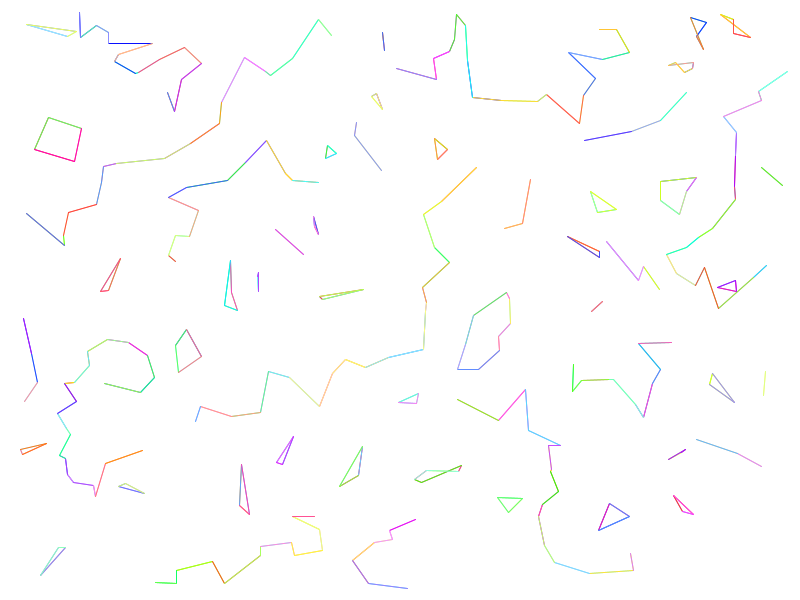
Frame 1 (no input)
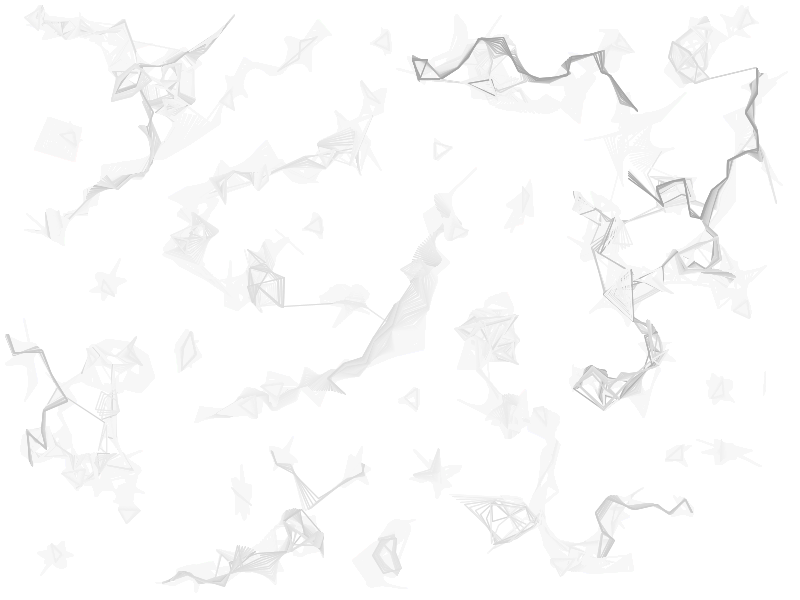
Frame 60 (the mouse pressed at the canvas centre just before this capture)
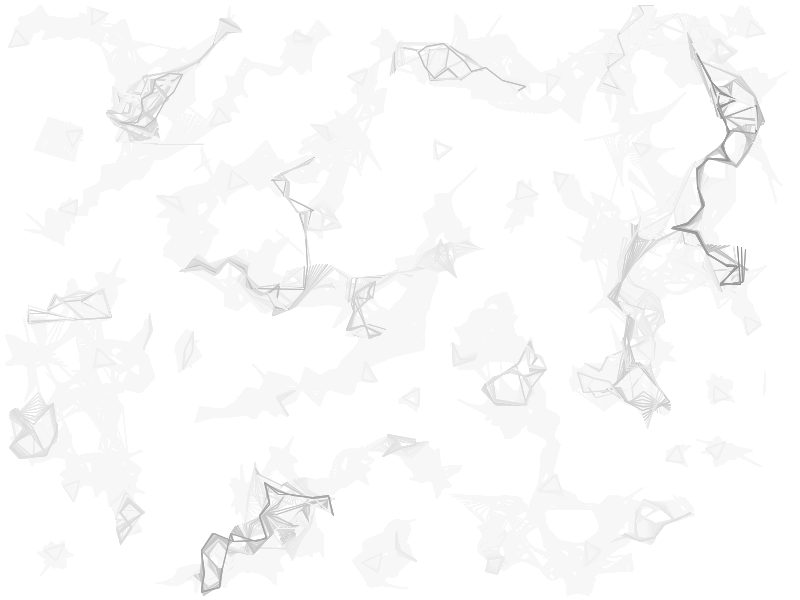
Frame 120 (the mouse held since frame 60 and released just before this capture)

The Processing sketch that drew these frames (run headless with seeded random() and noise(); from frame 60 on, the mouse is pressed at the canvas centre):

// Processing sketch: processing_33258
// ── processing_33258.pde

/* OpenProcessing Tweak of *@*http://www.openprocessing.org/sketch/33258*@* */
/* !do not delete the line above, required for linking your tweak if you upload again */
/* 
This sketch demonstrates the behavior of nodes which are linked 
to each other by spring-like connections exectuing a force proportional like
   F = -k.x  (x elongation out of optimum distance)
Each node can keep a limited number of links defined by a min and a max limit.
Optionally, the links "break and reconnect" to closest nodes.

Links are stored as separate objects in a global list, so that link-specific operations (like drawing) can be quickly performed.
Networks now recognize subnetworks. 

2011 (c) Bernhard Schaffer
*/

long    UniqueID=0;        // global counter. Ensures each ID is only used once. Used for nodes and links
ArrayList Network;        // List of all nodes
ArrayList LinkList;       // List of all links between nodes

// default start parameters
int startNodes = 500;
int minCon     = 2;
int maxCon     = 2;

boolean drawNetworkLinks = false;    // draw Link-Objects
boolean drawNetworkNodes = true;     // draw Nodes-Objects (further specification via object-variable)
boolean drawNodesDefault = false;          
boolean drawLinksDefault = true;
int NetworkColorMode=0;

boolean globalBoundary=true;
boolean reLink = true;
boolean reLinkOnStandstill = false;
boolean Gravity=false;
boolean pause=false;
int fadeMode=1;
float defaultDragMod = 0.9;
float mouseDragMod=defaultDragMod;
float defaultFstrength =0.02;//0.8;//.001;
float defaultFriction = 0.98;// 0.5;//0.98;
float defaultRange=18;

// variables
Node N;
Link L;
Node SelNode;

void setup()
{
  size(800,600);
  colorMode(HSB,255,255,255,255);
  Init(10,500);
}
void Init(int minCount, int maxCount)
{
  SelNode = new Node(0,0);
  startNodes = round(random(minCount,maxCount));
  Network = new ArrayList();
  LinkList = new ArrayList();
  for (int i=0;i<startNodes;i++)
    {
      N = new Node(random(10,width-10),random(10,height-10));
      N.maxLinks=maxCon;
  
      N.col=color(random(0,255),random(100,255),255);
      N.NodeLinkColor = N.col;
      Network.add(N);
    }
  for (int i=0;i<startNodes;i++)
    {
      N = (Node) Network.get(i);
      N.LinkNearestN(minCon);
    }
   if (fadeMode==1) background(255);
   else if (fadeMode==2) background(0);
}

void draw()
{
  if (fadeMode==1)
    {
     fill(255,15);
     noStroke();
     rect(0,0,width,height);
    }
  else if (fadeMode==2)
    {
     fill(0,15);
     noStroke();
     rect(0,0,width,height);
    }   
  else background(0); 
  if (!pause)
    {
    for (int i=0;i<Network.size();i++)
    {
      N = (Node) Network.get(i);
      N.Move();
    }  
    if (reLink)
      {
      for (int i=0;i<Network.size();i++)
        {
        N = (Node) Network.get(i);
        N.RemoveAllLinks();
        }
      for (int i=0;i<Network.size();i++)
        {
        N = (Node) Network.get(i);
        N.LinkNearestN(minCon);
        }
      }
    else if (reLinkOnStandstill)
      {
      for (int i=0;i<Network.size();i++)
        {
        N = (Node) Network.get(i);
        if (N.Speed.mag()<0.01) N.RemoveAllLinks();
        }
      for (int i=0;i<Network.size();i++)
        {
        N = (Node) Network.get(i);
        if (N.Speed.mag()<0.01) N.LinkNearestN(minCon);
        }
      }
    }
  if (drawNetworkLinks) for (int i=0;i<LinkList.size();i++)
  {
    L = (Link) LinkList.get(i);
    L.DrawMe();
  }
  if (drawNetworkNodes) for (int i=0;i<Network.size();i++)
  {
    N = (Node) Network.get(i);
    N.DrawMe();
    //println("Node #"+i+": links = "+N.Links.size());
  }
  //println("links:"+LinkList.size());
  // Mouse Movements
  for (int i=0;i<Network.size();i++)
    {
      N = (Node) Network.get(i);
      if (N.isDragged) N.MoveToMouse();
    }
   NetWorkID();
}

void NetWorkID()
{
    ArrayList store,Net;
    ArrayList ListOfNets;
    store = new ArrayList();
    ListOfNets = new ArrayList();
    
    for (int i=0;i<Network.size();i++)
    {
      N = (Node) Network.get(i);
      N.inNetwork=false;
      store.add(N);
    }
    while (store.size()>0)
      {
        N = (Node) store.get(0);
        Net = new ArrayList();
        N.addToNet(Net);
        ListOfNets.add(Net);
        for (int j=0;j<Net.size();j++)
          {
            N = (Node) Net.get(j);
            store.remove(N);
          }      
      }
    // Now recolor all the nodes according to their subnet
    int NrNets = ListOfNets.size();
    for (int i=0;i<NrNets;i++)
      {
        color copyCol=255;
        Net = (ArrayList) ListOfNets.get(i);
        for (int j=0;j<Net.size();j++)
          {
            N = (Node) Net.get(j);
            if (NetworkColorMode==1)
              {
              N.col = color(20,0,255-Net.size()*5);
              N.NodeLinkColor = color(255/NrNets*i,255,255);
              }
            else if (NetworkColorMode==2)
              {
              N.col = color(255/NrNets*i,255,255);
              N.NodeLinkColor = color(20,0,255-Net.size()*5);
              }
            else if (NetworkColorMode==3)
              {
              N.col = color(255/NrNets*i,255,255);
              N.NodeLinkColor = color(255/NrNets*i,255,255);;
              }
            else if (NetworkColorMode==4)
              {
                if (j==0) copyCol=N.col;
                else N.col=copyCol;
                N.NodeLinkColor=N.col;
              // keep color random
              }
            else 
              {
              N.col = color(20,0,255-Net.size()*5);
              N.NodeLinkColor = color(20,0,255-Net.size()*5);
              }
              
          }
      }

    
}

//Mouse Interaction
void mousePressed()
  {
    PVector mousePos = new PVector(mouseX,mouseY);
    if (mouseButton == LEFT)
      {
      for (int i=0;i<Network.size();i++)
        {
        N = (Node) Network.get(i);     
        N.SetIsDragged(N.IsInside(mousePos),mousePos );
        }
      }
    else if (mouseButton == RIGHT)
      {
        pause=true;
        boolean canCreate=true;
        for (int i=0;i<Network.size();i++)
        {
        N = (Node) Network.get(i);
        if (N.IsInside(new PVector(mouseX,mouseY))) 
          {
            canCreate=false ;
            SelNode=N;
         
          }
        }
        if (canCreate)
        {
            N = new Node(mouseX,mouseY);
            N.maxLinks=maxCon;
            N.col=color(random(0,255),random(100,255),255);
            Network.add(N);
            N.LinkNearestN(minCon);
            SelNode = N;
        }
      }
  }
void mouseReleased()
  {

   for (int i=0;i<Network.size();i++)
    {
      N = (Node) Network.get(i);      
      N.SetIsDragged(false, new PVector(0,0));
      N.range = SelNode.range;
      N.maxAcceptRange=N.range*3;
    }
   SelNode.drawRange=false; 
   SelNode = new Node(0,0);
   pause=false;
  }
  
void mouseDragged()
  {
    if (mouseButton==RIGHT)
      {
        SelNode.drawRange=true;
        SelNode.range = dist(SelNode.Pos.x,SelNode.Pos.y,mouseX,mouseY);
      }
  }

  
 void keyReleased()
  {
    if (key=='n')  
        {
          drawNodesDefault=!drawNodesDefault;
          for (int i=0;i<Network.size();i++)
              {
              N = (Node) Network.get(i);
              N.drawNode = drawNodesDefault;
              }
        }
    if (key=='c')
      {
        NetworkColorMode++;
        if (NetworkColorMode>4) NetworkColorMode=0;
      }
    if (key=='l') 
        {
          drawLinksDefault=!drawLinksDefault;  
          for (int i=0;i<Network.size();i++)
              {
              N = (Node) Network.get(i);
              N.drawLinks = drawLinksDefault;
              }   
        }
    if (key=='f') 
        {
          fadeMode++;
          if (fadeMode>2) fadeMode=0;
        }
   if (key=='+')
       {
         maxCon++;
         minCon=maxCon;
          for (int i=0;i<Network.size();i++)
              {
              N = (Node) Network.get(i);
              N.maxLinks = maxCon;
              }   
          println("Connections:"+minCon+"-"+maxCon);
       }
   if (key=='r') reLink=!reLink;
   if (key=='-')
       {
         maxCon--;
         if (maxCon<0) maxCon=0;
         minCon=maxCon;
          for (int i=0;i<Network.size();i++)
              {
              N = (Node) Network.get(i);
              N.maxLinks = maxCon;
              }   
          println("Connections:"+minCon+"-"+maxCon);
       }
   if (key=='p') pause=!pause;
   if (key=='b') globalBoundary=!globalBoundary;
   if (key==' ') Init(10,500);
   if (key=='m')
     {
       N = (Node) Network.get(floor(random(0,Network.size())));
       N.Speed.x+=random(0,30)-15;
       N.Speed.y+=random(0,30)-15;
     }
   if (key=='1')
      {
       drawNetworkLinks = false;    // draw Link-Objects
       drawNetworkNodes = true;     // draw Nodes-Objects (further specification via object-variable)
       drawNodesDefault = false;       
       drawLinksDefault = true;   
       NetworkColorMode=0;
       reLink = true;
       reLinkOnStandstill = false;
       Gravity=false;
       fadeMode=1;
       minCon     = 2;
       maxCon     = 2;
       defaultRange=18;
       defaultFstrength =0.02;//0.8;//.001;
       defaultFriction = 0.98;// 0.5;//0.98;
       defaultRange=18;
       Init(50,500);
     }
   if (key=='2')
      {
       drawNetworkLinks = false;    // draw Link-Objects
       drawNetworkNodes = true;     // draw Nodes-Objects (further specification via object-variable)
       drawNodesDefault = true;       
       drawLinksDefault = true;   
       NetworkColorMode=3;
       reLink = false;
       reLinkOnStandstill = false;
       Gravity=false;
       fadeMode=2;
       minCon     = 5;
       maxCon     = 5;
       defaultFstrength =0.02;//0.8;//.001;
       defaultFriction = 0.98;// 0.5;//0.98;
       defaultRange=40;
       Init(30,40);
     }
   if (key=='3')
      {
       drawNetworkLinks = false;    // draw Link-Objects
       drawNetworkNodes = true;     // draw Nodes-Objects (further specification via object-variable)
       drawNodesDefault = false;       
       drawLinksDefault = true;   
       NetworkColorMode=3;
       reLink = true;
       reLinkOnStandstill = false;
       Gravity=false;
       fadeMode=0;
       minCon     = 2;
       maxCon     = 2;
       defaultFstrength =0.02;//0.8;//.001;
       defaultFriction = 0.98;// 0.5;//0.98;
       defaultRange=15;
       Init(1200,1800);
     }
   if (key=='4')
      {
       drawNetworkLinks = false;    // draw Link-Objects
       drawNetworkNodes = true;     // draw Nodes-Objects (further specification via object-variable)
       drawNodesDefault = true;       
       drawLinksDefault = true;   
       NetworkColorMode=3;
       reLink = true;
       reLinkOnStandstill = false;
       Gravity=false;
       fadeMode=0;
       minCon     = 2;
       maxCon     = 2;
       defaultFstrength =1;//0.8;//.001;
       defaultFriction = 0.6;// 0.5;//0.98;
       defaultRange=50;
       Init(30,50);
     }
   if (key=='5')
      {
       drawNetworkLinks = false;    // draw Link-Objects
       drawNetworkNodes = true;     // draw Nodes-Objects (further specification via object-variable)
       drawNodesDefault = false;       
       drawLinksDefault = true;   
       NetworkColorMode=4;
       reLink = false;
       reLinkOnStandstill = true;
       Gravity=false;
       fadeMode=0;
       minCon     = 1;
       maxCon     = 2;
       defaultFstrength =1;//0.8;//.001;
       defaultFriction = 0.6;// 0.5;//0.98;
       defaultRange=10;
       Init(500,1000);
     }
   if (key=='6')
      {
       drawNetworkLinks = false;    // draw Link-Objects
       drawNetworkNodes = true;     // draw Nodes-Objects (further specification via object-variable)
       drawNodesDefault = false;       
       drawLinksDefault = true;   
       NetworkColorMode=0;
       reLink = false;
       reLinkOnStandstill = true;
       Gravity=false;
       fadeMode=1;
       minCon     = 2;
       maxCon     = 2;
       defaultFstrength =1;//0.8;//.001;
       defaultFriction = 0.6;// 0.5;//0.98;
       defaultRange=10;
       Init(500,1000);
     }
  }
// Minimalistic class to wrap the use of ArrayLists. Also ensures each ID is only used once.
class IDclass
{
  long ID;
  IDclass(long IDin){ID=IDin;}
}
class Link
{
  Node N1,N2;      // N1 is always the default SOURCE of charges.
  color col;
  long ID;
  int thickness;
  
  Link(Node N1in, Node N2in)
  {
    N1=N1in;
    N2=N2in;
    ID = UniqueID;
    UniqueID++;        // global counter. Ensures each ID is only used once.
    thickness = 1;
    col = color(255,0,255,100);
    N1.AddLink(this);
    N2.AddLink(this);
  }
  float GetLength()
  {
    return PVector.sub(N1.Pos,N2.Pos).mag();
  }
  void UnLink()
    {
    N1.RemoveLink(this);
    N2.RemoveLink(this);
    }
   
   Node GetLinkedNode(Node testNode)  // returns the Neuron linked to NID via this link!
     {
        if (N1.ID==testNode.ID) return N2;
        else                    return N1;
     }
    
  void DrawMe()
  {
   strokeWeight(thickness);
   stroke(col);
   line(N1.Pos.x,N1.Pos.y,N2.Pos.x,N2.Pos.y);
  }
}

class Node
{
  PVector Pos, Speed;  // Position and Speed vector of a node
  float rad;           // radus of a node (solid, drawing)
  float range;         // rangde radius of node (ideal distance, force)
  color col;           // drawing color of node
  long  ID;            // ID number of node
  float Fstrength;     // Parameter to adjust strength of spring-links. Bigger is stronger 
  float friction;      // Paramater to adjust speed. Speed magnitued is damped by friction in each calculation. 0 = maximum friction, no movement. 1= no friction.
  boolean drawForceComponents;  // If true, forces acting on nodes are drawn (in "force color")
  boolean drawForce;            // If true, resulting total force is drawn (in "force color")
  boolean drawRange;            // If true, the range (ideal distance, force) is drawn
  boolean drawNode;             // If true, the node is drawn.
  boolean drawLinks;            // If true, the links of this node are drawn (in "NodeLinkColor"), note that links may also be drawn as globally from the links class!
  boolean dampHighSpeed=true;
  color forceColor;             // color to draw forces in. 
  color NodeLinkColor;          // color of the links of this node.
  float maxAcceptRange;         // connections outside this range are not formed (but kept)
  boolean inNetwork;
  
  ArrayList Links;    // List of links from this node
  int maxLinks ;      // maximum number of links a node may have
  boolean isDragged;  // temporary variable indicating if node is currently dragged by mouse.
  PVector Handle;     // PVector to deal with mouse-interaction during dragging. 
   
 
  Node(float px, float py)
  {
    Pos = new PVector(px,py);
    Speed = new PVector(0,0);
    ID = UniqueID;
    UniqueID++;        // global counter. Ensures each ID is only used once.
    maxLinks = 3;
    Fstrength = defaultFstrength; 
    friction = defaultFriction;
    
    rad = 5;
    range = defaultRange;
    maxAcceptRange=range*3;
    col=color(0,255,255);
    
    drawForceComponents = false; 
    drawForce = false;
    drawRange = false;
    drawNode = drawNodesDefault;
    drawLinks = drawLinksDefault;
    forceColor=col;
    NodeLinkColor=color(150,255,255,100);
    isDragged=false;
    Links = new ArrayList();
  }
  
  // funcitions for mouse-interaction
  boolean IsInside(PVector Test)    // Test whether a Test-point is within the node
    {
      PVector diff = PVector.sub(Test,Pos);
      if (diff.mag()<=rad) return true;
      else return false;
    }
  void SetIsDragged(boolean setvalue, PVector DragPoint)    // Activates/releases dragging. A handle-distance is stored
    {
     isDragged=setvalue;
     if (isDragged) Handle=PVector.sub(DragPoint,Pos);
     else           Handle=new PVector(0,0);
     }  
  void MoveToMouse() //{Pos = PVector.sub(new PVector(mouseX,mouseY),Handle);}
  {
    Speed = PVector.sub(new PVector(mouseX,mouseY),Pos);
    Speed.mult(mouseDragMod);
  }

  //functions to link other nodes, remove nodes or find linked nodes
  int CountLinks(){return Links.size();};
  void AddLink(Link LinkRef){Links.add(LinkRef);}
  void RemoveLink(Link LinkRef)
    {
        for (int k=0; k<Links.size();k++)
            {
              Link CheckLink = (Link) Links.get(k);  
              if (CheckLink==LinkRef)
                {
                  Links.remove(k);
                  k=Links.size();
                }
            }
    }
  void RemoveAllLinks()
  {
      Link L;
      while(Links.size()>0) // repeat for all links of this node
        {
          Link CheckLink = (Link) Links.get(0);  
          for (int k=0; k<LinkList.size();k++) // run through all (global)links to identify the current link
            {
              L = (Link) LinkList.get(k);
              if (L==CheckLink) // unlink the current link, remove it from the (global) link list
                  {
                    L.UnLink();
                    LinkList.remove(k);
                    k=LinkList.size();
                  }
            }
        }
  }
  boolean IsLinked(Node testNode)    // returns true if the testNode is already linked to this node
    {
      Link testLink;
      // check all links of the testNode and if the partner is this node!
      for (int k=0; k<testNode.Links.size(); k++)
        {
          testLink = (Link) testNode.Links.get(k);
          if (this==testLink.GetLinkedNode(testNode)) return true;
        }
      return false;
    }
  void LinkNearest()   // Link to closest node which has a free link available
  {
    //println("try...");
    Link L;
    Node N;
    Node minN = this;
    float d;
    float mindist=width*height; // large number to start with;

    for (int i=0;i<Network.size();i++)  // Check all nodes of the network to identify closest.
    {
      //print("#"+i+":");
      N = (Node) Network.get(i);
      d = PVector.sub(N.Pos,Pos).mag();
      boolean skip=false;

      if ((d>mindist)||(d>maxAcceptRange))
          {
            skip=true;   // act only if new object closer
            //println(" D too big"+d);
          }
      else if (N.maxLinks<=N.Links.size()) 
        {
          skip=true;  // act only if new object still accepts new links
          //println(" No new links accepted");  
        }
      else if (N==this)
        { 
          skip=true;  // Don't act an node itself!
          //println(" Node itself");  
         
        }
      else if (IsLinked(N)) 
        {
          skip=true;  // act only if Node is not already linked!
          //println(" Node already linked to this!");
        }
             
      if (!skip) // found closer node! Store node and distance
         {
         //println(" Found Node d="+d);
         mindist=d;
         minN = N;
         }
    }

    // Now the minimum distance Node which has not yet been linked and is NOT the identical copy has been found.
    if (minN!=this)
      {
        L = new Link(this,minN);
        //println("...added!");
        LinkList.add(L);
      }  
  }
  void LinkNearestN(int Nmax)
    {
      Nmax = min(Nmax,maxLinks);
      for (int i=0;i<Nmax;i++)
        {
          if (Links.size()<Nmax) LinkNearest();
        }
    }
 // Functions to move nodes
PVector GetTotalForce()
    {
      PVector F = new PVector(0,0);
       for (int k=0; k<Links.size();k++)
            {
              Link L = (Link) Links.get(k);  
              Node NO = L.GetLinkedNode(this);   // Neuron linked to this one via the link.
              PVector OForce = PVector.sub(NO.Pos,this.Pos);

              float d=OForce.mag();
              OForce.normalize();
              OForce.mult(d-range);
              OForce.mult(Fstrength);
              if (drawForceComponents)
                {
                 strokeWeight(2);
                 stroke(forceColor,150);
                 line(Pos.x,Pos.y,Pos.x+OForce.x,Pos.y+OForce.y);              
                }
               F.add(OForce);
            } 
            if (drawForce)
              {
           // F.mult( random()*(2*randommod)+(1-randommod));
                 strokeWeight(3);
                 stroke(forceColor,150);
                 line(Pos.x,Pos.y,Pos.x+F.x,Pos.y+F.y);    
              }
      if (Gravity) F.y+=0.01;
      return F;
    }
    
    
  void Move()
    {  
      PVector Force = this.GetTotalForce();
      Speed.add(Force);
      Speed.mult(friction);
      if (dampHighSpeed) while (Speed.mag()>10) Speed.mult(friction);
      Pos.add(Speed); 
      if (globalBoundary)
      {
      // Constrain movement to the area. It would be nicer to do this correctly along the movement direction. 
      // But for simplicity, only the according component is constrained. The error is small, as long speed is small.
         Pos.x=constrain(Pos.x,rad,width-rad);
         Pos.y=constrain(Pos.y,rad,height-rad);
      // check boarder. This is simply "flipping" the according speed component
           if (Pos.x<=rad)        Speed.x=abs(Speed.x);
           if (Pos.x>=width-rad)  Speed.x=abs(Speed.x)*(-1);
           if (Pos.y<=rad)        Speed.y=abs(Speed.y);
           if (Pos.y>=height-rad) Speed.y=abs(Speed.y)*(-1); 
      }
    }
  // Rekursive NetBrowsing
  
  void addToNet(ArrayList Net)
    {
      Net.add(this);
      inNetwork=true;
      for(int k=0;k<Links.size();k++)
        {
          L = (Link) Links.get(k);
          Node TestNode = L.GetLinkedNode(this);   // Neuron linked to this one via the link.
          // Check if this node is already in a Net
          if (!TestNode.inNetwork) TestNode.addToNet(Net);  // rekursive!!
        }
    }
    
 // Function to draw nodes
   void DrawMe()
  {
    if (drawRange)
      {
      stroke(255,0,255,20);
      strokeWeight(range*2);
      point(Pos.x,Pos.y);
      }
    if (drawNode)
      {
      strokeWeight(rad*2);
      stroke(col);
      point(Pos.x,Pos.y);
      }
    if (drawLinks)
      {
        strokeWeight(1);
        stroke(NodeLinkColor);
        for (int k=0;k<Links.size();k++)
          {
            L = (Link) Links.get(k);
            line(L.N1.Pos.x,L.N1.Pos.y,L.N2.Pos.x,L.N2.Pos.y);
          }
      }
  }
}
